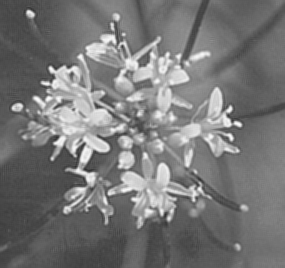
%> input picture HW04/Data/flower.pgm, 285 x 268 px
$ octave --eval "result = removeInterference(imread('../Data/flower.pgm'));"   (GNU Octave 9; MATLAB toolbox functions it lacks are replaced by stand-ins)
%> lines starting %> are read from the running program, lines starting %| are printed output that depends on the picture
function [denoisedImage] = removeInterference(image)

%{
%%***********************************************************************
%    *  File:  removeInterference.m
%    *  Name:  Connor McCurley
%    *  Date:  10/11/2018
%    *  Course: EEE 6512 Image Processing and Computer Vision
%    *  Desc:  This function takes an image with frequency interference,
%              finds the out-of-place components, and adjusts the level
%              to remove the interference from the image.
%    *  Input: image - NxN uint8 image
%    * Output: filteredImage - NxN uint8 denoised image
%%**********************************************************************
%}
sigma = 15;

%Show corrupted image
figure();
colormap(gray);
imagesc(interference);
%> (this line was passed over: interference is not available in this run)
colorbar;
title('Image with Interference');

%Transfer image to frequency domain
dftImage = fftshift(fft2(image));

%create gaussian low-pass filter
H = fspecial('gaussian',size(dftImage),sigma);
figure();
imagesc(H);
title(['Gaussian Low-Pass Kernel with Sigma: ' num2str(sigma)]);
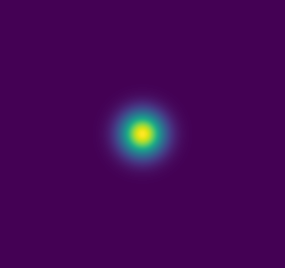
%> displayed picture: size 268x285x3, on the screen's scale of 0 to 255; mean R, G, B 68.2, 6.4, 86.3

%plot DFT
figure();
imagesc(abs(dftImage));
title('Magnitude of DFT for Image with Interference');
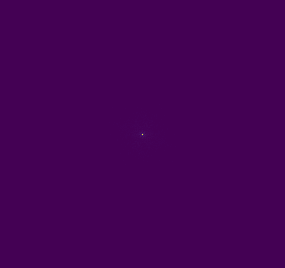
%> displayed picture: size 268x285x3, on the screen's scale of 0 to 255; mean R, G, B 68, 1, 84

%correct image by applying median filter
denoisedFreqImage = H.*dftImage;
figure();
imagesc(abs(denoisedFreqImage));
title('Magnitude of DFT of the Denoised Image');

%convert back to spatial domain
denoisedImage = abs((ifft2(ifftshift(denoisedFreqImage))));
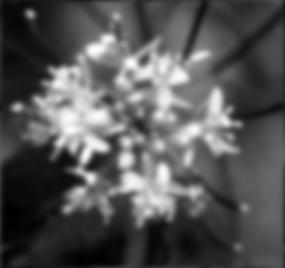
%> denoisedImage: size 268x285 double; min 0.0483, max 0.154, mean 0.0839; drawn with min black and max white

%plot corrected image
figure();
colormap(gray);
imagesc(denoisedImage);
title('Image with Interference Corrected');
end

$ run again, on HW04/Data/swan.pgm
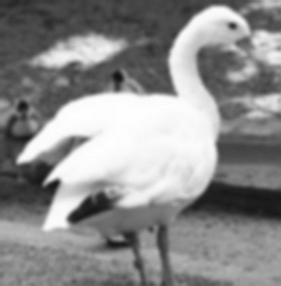
%> input picture HW04/Data/swan.pgm, 281 x 286 px
%> in removeInterference, `denoisedImage = abs((ifft2(ifftshift(denoisedFreqImage))));`:
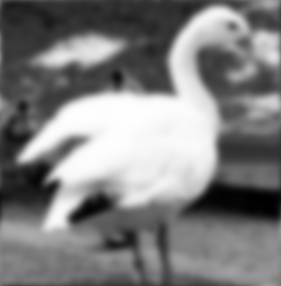
%> denoisedImage: size 286x281 double; min 0.0188, max 0.18, mean 0.0993; drawn with min black and max white
